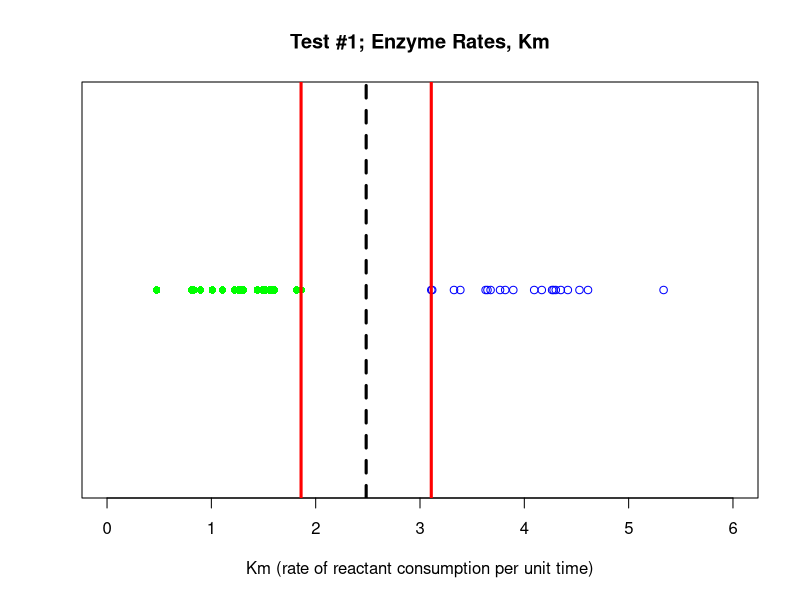

Recreate this plot in R. (Note: this script raises an error after producing the figure.)
## ---- chunk 1
# Load Libraries
Libraries <- c("knitr", "graphics", "e1071")
for (p in Libraries) { 
    library(p, character.only = TRUE)
}
opts_chunk$set(cache = TRUE, fig.align = "center")
## ---- chunk 2
set.seed(1000)
x1 = rnorm(20, mean = 1.5, sd = 0.5)
x1_max = max(x1)
x2 = rnorm(20, mean = 4, sd = 0.5)
x2_min = min(x2)
midpt = (x2_min - x1_max)/2 + x1_max
y = rep(1, 20)

stripchart(x = x1,
           main = "Test #1; Enzyme Rates, Km",
           xlab = "Km (rate of reactant consumption per unit time)",
           xlim = c(0, 6),
           pch = 16,
           col = "green")
points(x = x2, y, col = "blue")
abline(v = x1_max, col = "red", lwd = 3)
abline(v = midpt, col = "black", lwd = 3, lty = 2)
abline(v = x2_min, col = "red", lwd = 3)
## ---- chunk 3
include_graphics("../00-data/10-images/vapnick_svm_paper_diagram.png")
## ---- chunk 4
include_graphics("../00-data/10-images/p-values_schematic.jpg")
## ---- chunk 5
set.seed(1000)
x1 = rnorm(20, mean = 1.9, sd = 0.5)
x2 = rnorm(20, mean = 3.25, sd = 0.75)
y = rep(1,20)

stripchart(x = x1,
     main = "Test #2; Enzyme Rates, Km",
     xlab = "Km (rate of reactant consumption per unit time)",
     xlim = c(0, 6),
     pch = 16,
     col = "green")
points(x = x2, y, col = "blue")
abline(v = x1_max, col = "red", lwd = 3)
abline(v = midpt, col = "black", lty = 2, lwd = 3)
abline(v = x2_min, col = "red", lwd = 3)
## ---- chunk 6
include_graphics("../00-data/10-images/SVM_optimize_2.png")
## ---- chunk 7
xi <- seq(-5, 5, 0.1)
yi <- seq(-5, 5, 0.1)
par(mfrow = c(1, 4))

plot(x = xi, y = 0.2 * yi,
xlim = c(-5, 5),
ylim = c(-1, 1),
type = "l",
col = "blue",
main = "Linear Case",
ylab = "y", xlab = "x")

plot(x = xi, y = 0.05*xi^2,
xlim = c(-5, 5),
ylim = c(-1, 1),
type = "l",
col = "blue",
main = "Polynomial, d=2",
ylab = "y", xlab = "x")

plot(x = xi, y = exp(-0.4*xi^2),
xlim = c(-5, 5),
ylim = c(-1, 1),
type = "l",
col = "blue",
main = "RBF Case",
ylab = "y", xlab = "x")

plot(x = xi, y = tanh(xi),
xlim = c(-5, 5),
ylim = c(-1, 1),
type = "l",
col = "blue",
main = "Tanh Case",
ylab = "y", xlab = "x")
## ---- chunk 8
include_graphics("../00-data/10-images/vapnick_svm_paper_diagram.png")
## ---- chunk 9
# Load Libraries
Libraries <- c("doMC", "knitr", "readr", "tidyverse", "caret", "kernlab")
for (p in Libraries) {  # Install Library if not present
    if (!require(p, character.only = TRUE)) { install.packages(p) }
    library(p, character.only = TRUE)
}
## ---- chunk 10
opts_chunk$set(cache = TRUE, fig.align = "center")
## ---- chunk 11
# Import data & data handling
c_m_TRANSFORMED <- read_csv("../00-data/02-aac_dpc_values/c_m_TRANSFORMED.csv",
                            col_types = cols(Class = col_factor(levels = c("0", "1")),
                                             PID = col_skip(),
                                             TotalAA = col_skip()))
## ---- chunk 12
set.seed(1000)
index <- createDataPartition(c_m_TRANSFORMED$Class, p = 0.8, list = FALSE)

training_set <- c_m_TRANSFORMED[ index,]
test_set     <- c_m_TRANSFORMED[-index,]

Class_test <- as.factor(test_set$Class)
## ---- chunk 13
set.seed(1000)
registerDoMC(cores = 3)  # Start multi-processor mode 
start_time <- Sys.time() # Start timer

# tuneGrid = svmLinearGrid
svmLinearGrid <- expand.grid(C = 2^seq(from = -5, to = 15, by = 5))

# Create model, 10X fold CV repeated 5X
tcontrol <- trainControl(method = "repeatedcv",
                         number = 10,
                         repeats = 5,
                         savePredictions = "final") # IMPORTANT: Saves predictions for retreival

lin_model_obj <- train(Class ~ .,
                   data = training_set,
                   method = "svmLinear",
                   trControl = tcontrol,
                   tuneGrid = svmLinearGrid)

end_time <- Sys.time()   # End timer
end_time - start_time    # Display time
registerDoSEQ()          # Stop multi-processor mode 
## ---- chunk 14
lin_model_obj
## ---- chunk 15
Predicted_test_vals <- predict(lin_model_obj, test_set[, -1])

summary(Predicted_test_vals)
## ---- chunk 16
confusionMatrix(Predicted_test_vals, Class_test, positive = "1")
## ---- chunk 17
fp_fn_svm_linear <- lin_model_obj %>% pluck("pred") %>% dplyr::filter(obs != pred)

# Write out to Outliers folder
write.table(fp_fn_svm_linear,
            file = "../00-data/03-ml_results/fp_fn_svm_linear.csv",
            row.names = FALSE,
            na = "",
            col.names = TRUE,
            sep = ",")

nrow(fp_fn_svm_linear)
head(fp_fn_svm_linear)
## ---- chunk 18
set.seed(1000)
index <- createDataPartition(c_m_TRANSFORMED$Class, p = 0.8, list = FALSE)

training_set <- c_m_TRANSFORMED[ index,]
test_set     <- c_m_TRANSFORMED[-index,]

Class_test <- as.factor(test_set$Class)
## ---- chunk 19
set.seed(1000)
registerDoMC(cores = 3) # Start multi-processor mode 
start_time <- Sys.time() # Start timer

# Create model, 10X fold CV repeated 5X
tcontrol <- trainControl(method = "repeatedcv",
                         number = 10,
                         repeats = 5,
                         savePredictions = "final") # IMPORTANT: Saves predictions for retreival

poly_model_obj <- train(Class ~ .,
                   data = training_set,
                   method = "svmPoly",
                   trControl= tcontrol)

end_time <- Sys.time()   # End timer
end_time - start_time    # Display time
registerDoSEQ() # Stop multi-processor mode 
## ---- chunk 20
poly_model_obj
## ---- chunk 21
Predicted_test_vals <- predict(poly_model_obj, test_set[, -1])

summary(Predicted_test_vals)
## ---- chunk 22
confusionMatrix(Predicted_test_vals, Class_test, positive = "1")
## ---- chunk 23
fp_fn_svm_poly <- poly_model_obj %>% pluck("pred") %>% dplyr::filter(obs != pred)

# Write CSV in R
write.table(fp_fn_svm_poly, 
            file = "../00-data/03-ml_results/fp_fn_svm_poly.csv", 
            row.names = FALSE, 
            na = "", 
            col.names = TRUE, 
            sep=",")

nrow(fp_fn_svm_poly)
head(fp_fn_svm_poly)
## ---- chunk 24
## Load Libraries
rm(list = ls())
Libraries = c("doMC", "knitr", "readr", "tidyverse", "caret", "kernlab")

for(p in Libraries){  # Install Library if not present
    if(!require(p, character.only = TRUE)) { install.packages(p) }
    library(p, character.only = TRUE)
}
opts_chunk$set(cache = TRUE)
## ---- chunk 25
c_m_TRANSFORMED <- read_csv("../00-data/02-aac_dpc_values/c_m_TRANSFORMED.csv",
                            col_types = cols(Class = col_factor(levels = c("0","1")), 
                                             PID = col_skip(), TotalAA = col_skip()))
#View(c_m_TRANSFORMED)
## ---- chunk 26
set.seed(1000)
index <- createDataPartition(c_m_TRANSFORMED$Class, p = 0.8, list = FALSE)

training_set <- c_m_TRANSFORMED[ index,]
test_set     <- c_m_TRANSFORMED[-index,]

Class_test <- as.factor(test_set$Class)
## ---- chunk 27
set.seed(1000)
registerDoMC(cores = 3)  # Start multi-processor mode 
start_time <- Sys.time() # Start timer

# Create tuneGrid: Cost
tune.Grid = data.frame(expand.grid(C = 2^(seq(-5, 15, 2))))
                                          
# Create: 10X fold CV repeated 5X
tcontrol <- trainControl(method = "repeatedcv",
                         number = 10,
                         repeats = 5,
                         savePredictions = "final") # IMPORTANT: Save predictions for retreival

rbf_model_obj <- train(Class ~ .,
                   data = training_set,
                   method = "svmRadialCost",
                   tuneGrid = tune.Grid,
                   trControl= tcontrol)

end_time <- Sys.time()   # End timer
end_time - start_time    # Display time
registerDoSEQ() # Stop multi-processor mode 
## ---- chunk 28
rbf_model_obj
## ---- chunk 29
Predicted_test_vals <- predict(rbf_model_obj, test_set[, -1])

summary(Predicted_test_vals)
## ---- chunk 30
confusionMatrix(Predicted_test_vals, Class_test, positive = "1")
## ---- chunk 31
fp_fn_svmRadialCost <- rbf_model_obj %>% pluck("pred") %>% dplyr::filter(obs != pred)

# Write CSV in R
write.table(fp_fn_svmRadialCost, 
            file = "../00-data/03-ml_results/fp_fn_svmRbf.csv", 
            row.names = FALSE, 
            na = "", 
            col.names = TRUE, 
            sep=",")

nrow(fp_fn_svmRadialCost)
head(fp_fn_svmRadialCost)
